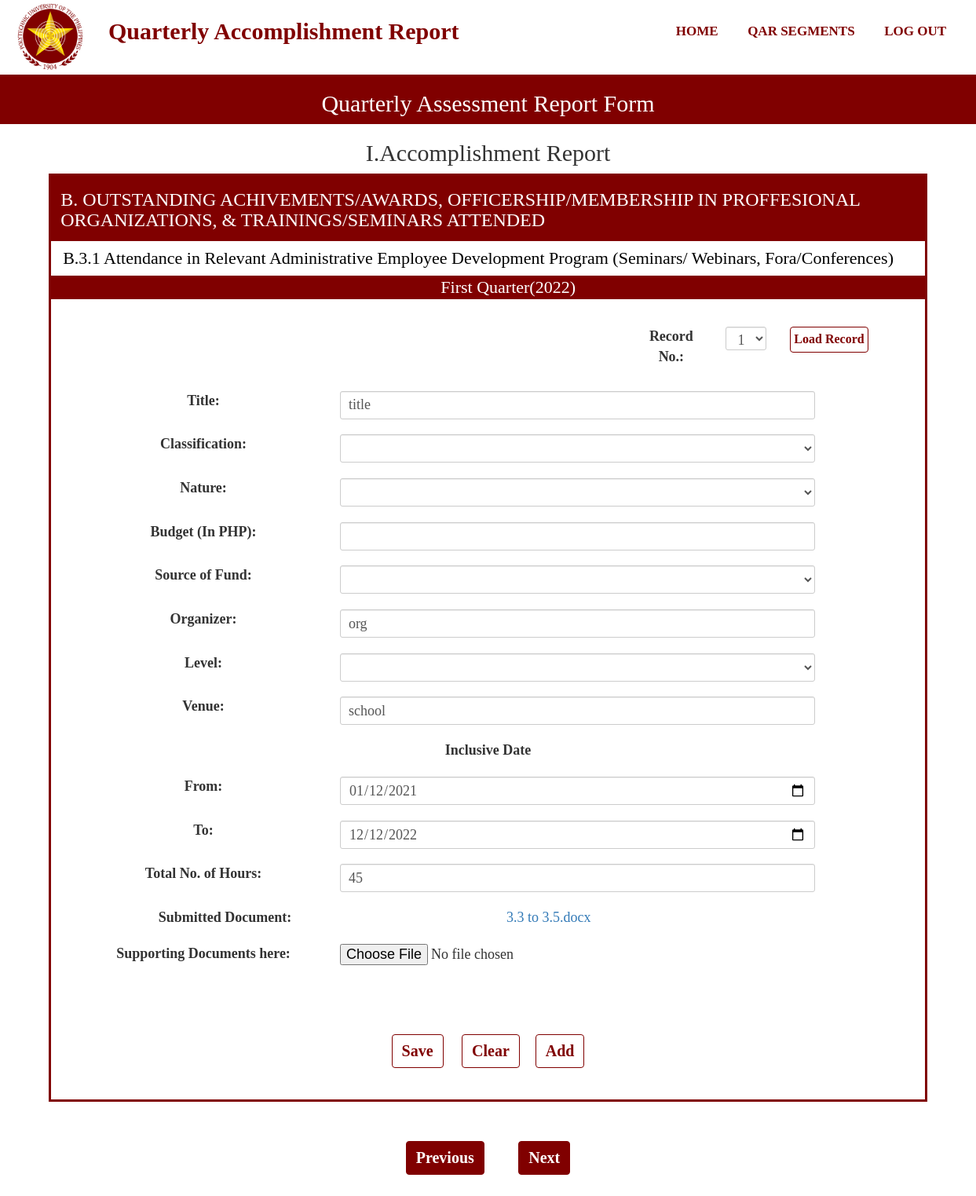
Screenshot of /OutstandingB3.php?Record=1 (signed in) with the database file from the repository.
### tables this page shows
CREATE TABLE `quarter` (
  `QuarterId` bigint(11) NOT NULL,
  `QuarterPart` varchar(50) NOT NULL,
  `QuarterStart` date NOT NULL,
  `QuarterEnd` date NOT NULL,
  `QuarterProgress` varchar(50) NOT NULL,
  `YearId` bigint(20) NOT NULL
);

CREATE TABLE `schoolyear` (
  `YearId` bigint(20) NOT NULL,
  `SchoolYear` varchar(50) NOT NULL
);

CREATE TABLE `user` (
  `UserId` bigint(20) NOT NULL,
  `UserName` varchar(50) NOT NULL,
  `UserPassword` varchar(20) NOT NULL,
  `UserLevel` varchar(20) NOT NULL,
  `RealName` varchar(50) NOT NULL,
  `College` varchar(50) NOT NULL,
  `Faculty_id` bigint(20) NOT NULL,
  `UserEmail` varchar(100) NOT NULL,
  `code` int(11) NOT NULL,
  `UserPhoto` varchar(100) NOT NULL
);

CREATE TABLE `attendancedp` (
  `AdId` bigint(20) NOT NULL,
  `SubmissionId` bigint(20) NOT NULL,
  `AdTitle` varchar(50) NOT NULL,
  `AdClass` varchar(50) NOT NULL,
  `AdNature` varchar(50) NOT NULL,
  `AdBudget` varchar(50) NOT NULL,
  `AdSource` varchar(50) NOT NULL,
  `AdOrganizer` varchar(50) NOT NULL,
  `AdLevel` varchar(50) NOT NULL,
  `AdVenue` varchar(50) NOT NULL,
  `AdDateFrom` date NOT NULL,
  `AdDateTo` date NOT NULL,
  `AdHours` varchar(50) NOT NULL,
  `AdFilename` varchar(100) NOT NULL,
  `AdTempName` varchar(100) NOT NULL,
  `RevStat` int(11) NOT NULL
);

### functions.php (called while the page is built, shortened)
<?php
function check_login($con)
{
    if(isset($_SESSION['UserId']))
    {
        $id = $_SESSION['UserId'];
        $query = "select * from user where UserId = '$id' limit 1";
        $result = mysqli_query($con,$query);
        if($result && mysqli_num_rows($result)>0)
        {
            $user_data = mysqli_fetch_assoc($result);
            return $user_data;
        }
    }
    die;
}
?>

### OutstandingB3.php (the view, shortened to what this page needs)
<?php
include("connection.php");
include("functions.php");
include("navbar.php");
$user_data = check_login($con);
$test = $user_data['UserId'];
$resul = $con->query("SELECT AdId FROM attendancedp WHERE SubmissionId = (SELECT SubmissionId FROM submission WHERE UserId = '$test' AND (SubmissionStatus = 'Ongoing' OR SubmissionStatus = 'Submitted') AND QuarterId = (SELECT QuarterId FROM quarter WHERE QuarterProgress='Ongoing')) ORDER BY AdId DESC");
$quarter = $con->query("SELECT QuarterPart FROM quarter WHERE QuarterProgress = 'Ongoing'");
$quarteryear = $con->query("SELECT SchoolYear FROM schoolyear WHERE YearId = (SELECT YearId FROM quarter WHERE QuarterProgress = 'Ongoing')");
while($qu = $quarter->fetch_assoc())
{
    $q = $qu['QuarterPart'];
}
while($quy = $quarteryear->fetch_assoc())
{
    $qy = $quy['SchoolYear'];
}
?>
<section id="inner-headline">
    <div class="container">
        <div class="row">
            <div class="col-lg-12">
                <h2 class="pageTitle">Quarterly Assessment Report Form</h2>
            </div>
        </div>
    </div>
</section>
<section id="Form-banner">
    <div class="container">
        <div class="row">
            <div class="col-lg-12">
                <h2 class="pageTitle">I.Accomplishment Report</h2>
            </div>
        </div>
    </div>
</section>
<section id="part-banner">
    <div class="container">
        <div class="row">
            <div class="col-lg-12">
                <h3 class="pageTitle">B. OUTSTANDING ACHIVEMENTS/AWARDS, OFFICERSHIP/MEMBERSHIP IN PROFFESIONAL ORGANIZATIONS, & TRAININGS/SEMINARS ATTENDED</h3>
            </div>
        </div>
    </div>
</section>
<section id="part-banner-specific">
    <div class="container">
        <div class="row">
            <div class="col-lg-12">
                <h4 class="pageTitle">B.3.1 Attendance in Relevant Administrative Employee Development Program (Seminars/ Webinars, Fora/Conferences)  </h4>
            </div>
        </div>
    </div>
</section>
<section id="part-banner">
    <div class="container">
        <div class="row">
            <div class="col-lg-12">
            <h4 style="margin:0 auto; padding:0; text-align:center;" class="pageTitle"><?php echo $q; echo "($qy)";?></h4>
            </div>
        </div>
    </div>
</section>
<div class="Form-Group1">
    <form action="" method="GET">
        <div class="form-group">
            <div class="col-md-4"style="margin:15px; float:right;">
                <label class="col-md-4 control-label" for="Status">Record No.:</label>
                <div class="col-lg-3">
                <select class="form-control input-sm" name="Record" id="Record">
                <?php
                            if($resul->num_rows == 0)
                            {
                                echo "<option value=''>1</option>";
                            }
                        ?>
                    </select>
                </div>
                <div class="col-lg-2">
                    <button class="btn btn-primary" style="padding:4px; font-size:16px; margin:0 auto;" type="load" onclick="return confirm('Do you want to load this record?');">Load Record</button>
                </div>
            </div>
        </div>
    </form>
    <form name="actorInsert" onSubmit="return ValidateActInsert()" action="Insert/AttendanceDpInsert.php" method="POST" enctype="multipart/form-data">
        <?php
            $atitle = null;
            $classification = null;
            $nature = null;
            $budget = null;
            $source = null;
            $organizer = null;
            $level = null;
            $venue = null;
            $datefrom = null;
            $dateto = null;
            $hours = null;
            $file = null;
            if(isset($_GET['Record']))
            {
                $stat = ("UPDATE addstat SET stat = 0 WHERE id = 1");
                mysqli_query($con,$stat);
                $record = $_GET['Record'];
            }
            $query = "SELECT * FROM attendancedp WHERE AdId = '$record'";
            $query_run = mysqli_query($con,$query);
            if(mysqli_num_rows($query_run)>0)
            {
                foreach($query_run as $row)
                {
                    $atitle = $row['AdTitle'];
                    $classification = $row['AdClass'];
                    $nature = $row['AdNature'];
                    $budget = $row['AdBudget'];
                    $source = $row['AdSource'];
                    $organizer = $row['AdOrganizer'];
                    $level = $row['AdLevel'];
                    $venue = $row['AdVenue'];
                    $datefrom = $row['AdDateFrom'];
                    $dateto = $row['AdDateTo'];
                    $hours = $row['AdHours'];
                    $file = $row['AdTempName'];
                    $original = $row['AdFilename'];
                }
            }
        ?>
        <div class="form-group">
            <div class="col-md-11">
                <label class="col-md-4 control-label" for="FNAME">Title:</label>
                <div class="col-md-8">
                    <input name="title" class="form-control input-sm" placeholder="" type="text" value="<?php echo $atitle; ?>"  onkeyup="javascript:capitalize(this.id, this.value);" autocomplete="off" minlength="3" maxlength="80" required>
                </div>
            </div>
        </div>
        <div class="form-group">
            <div class="col-md-11">
                <label class="col-md-4 control-label" for="FNAME">Classification:</label>
                <div class="col-md-8">
                    <select class="form-control input-sm" name="classification" id="Classificationeditable" value="<?php echo $classification; ?>" minlength="3" maxlength="80" required>
                        <option value=""></option>
                        <option value="Seminar/Webinar" >Seminar/Webinar</option>
                    </select>
                </div>
            </div>
        </div>
        <div class="form-group">
            <div class="col-md-11">
                <label class="col-md-4 control-label" for="FNAME">Nature:</label>
                <div class="col-md-8">
                    <select class="form-control input-sm" name="nature" id="Natureeditable" value="<?php echo $nature; ?>" minlength="3" maxlength="80" required>
                        <option value=""></option>
                        <option value="GAD Related" >GAD Related</option>
                    </select>
                </div>
            </div>
        </div>
        <div class="form-group">
            <div class="col-md-11">
                <label class="col-md-4 control-label" for="FNAME">Budget (In PHP):</label>
                <div class="col-md-8">
                    <input name="budget" class="form-control input-sm" placeholder="" type="number" step="0.01" value="<?php echo $budget; ?>" onkeyup="javascript:capitalize(this.id, this.value);" autocomplete="off" required>
                </div>
            </div>
        </div>
        <div class="form-group">
            <div class="col-md-11">
                <label class="col-md-4 control-label" for="FNAME">Source of Fund:</label>
                <div class="col-md-8">
                    <select class="form-control input-sm" name="source" id="Sourceeditable" value="<?php echo $source; ?>" minlength="3" maxlength="80" required>
                        <option value=""></option>
                        <option value="University" >University Funded</option>
                    </select>
                </div>
            </div>
        </div>
        <div class="form-group">
            <div class="col-md-11">
                <label class="col-md-4 control-label" for="FNAME">Organizer:</label>
                <div class="col-md-8">
                    <input name="organizer" class="form-control input-sm" placeholder="" type="text" value="<?php echo $organizer; ?>" onkeyup="javascript:capitalize(this.id, this.value);" minlength="3" maxlength="80" autocomplete="off">
                </div>
            </div>
        </div>
        <div class="form-group">
            <div class="col-md-11"style="margin-bottom:15px;">
                <label class="col-md-4 control-label" for="Status">Level:</label>
                <div class="col-md-8">
                    <select class="form-control input-sm" name="level" id="Leveleditable" value="<?php echo $level; ?>" minlength="3" maxlength="80" required>
                        <option value=""></option>
                        <option value="International" >International</option>
                    </select>
                </div>
            </div>
        </div>
        <div class="form-group">
            <div class="col-md-11">
                <label class="col-md-4 control-label" for="FNAME">Venue:</label>
                <div class="col-md-8">
                    <input name="venue" class="form-control input-sm" placeholder="" type="text" value="<?php echo $venue; ?>" minlength="3" maxlength="80" onkeyup="javascript:capitalize(this.id, this.value);" autocomplete="off" required>
                </div>
            </div>
        </div>
        <div class= "col-md-12">
            <label>Inclusive Date</label>
        </div>
        <div class="form-group">
            <div class="rows">
                <div class="col-md-11">
                    <label class="col-md-4 control-label" for="FNAME">From:</label>
                    <div class="col-md-8">
                        <input name="datefrom" class="form-control input-sm" placeholder="" type="date" value="<?php echo $datefrom;?>" onkeyup="javascript:capitalize(this.id, this.value);" autocomplete="off" required>
                    </div>
                </div>
            </div>
        </div>
        <div class="form-group">
            <div class="rows">
                <div class="col-md-11">
                    <label class="col-md-4 control-label" for="FNAME">To:</label>
                    <div class="col-md-8">
                        <input name="dateto" class="form-control input-sm" placeholder="" type="date" value="<?php echo $dateto;?>"  onkeyup="javascript:capitalize(this.id, this.value);" autocomplete="off" required>
                    </div>
                </div>
            </div>
        </div>
        <div class="form-group">
            <div class="col-md-11">
                <label class="col-md-4 control-label" for="FNAME">Total No. of Hours:</label>
                <div class="col-md-8">
                    <input name="hours" class="form-control input-sm" placeholder="" type="text" value="<?php echo $hours; ?>" onkeyup="javascript:capitalize(this.id, this.value);" autocomplete="off" required>
                </div>
            </div>
        </div>
        <?php
            if(mysqli_num_rows($query_run)>0)
            {
                $download = 'uploads/'.$file;
                echo "<div class='col-md-11'><label class='col-md-5'>Submitted Document:</label> <a class='col-md-5' href= '".$download."' download>".$original."</a></div>
                <div class='panel-body'>
                    <div class='col-md-11'>
                        <label class='col-md-4'>Supporting Documents here:</label>
                        <input class = 'col-md-7' name='file' type='file' value=''>
                    </div>
                </div>
                ";
            }
        ?>
        <div class="Button-group">
            <button class="btn btn-primary" name="submit" value="submit" type="submit" style="font-weight: bold;" onclick="return confirm('Save submission for this segment?');">Save</span></button>
            <?php
                if(mysqli_num_rows($query_run)>0)
                {
                    echo '<button class="btn btn-primary" name="reseter" value="reseter" type="reseter" style="font-weight: bold;" onclick="return confirm(\'This will Delete The Record. Proceed?\');">Clear</span></button>';
                    echo '<button class="btn btn-primary" name="add" value="add" type="add" style="font-weight: bold;" onclick="return confirm(\'Add Another Record?\');">Add</span></button>';
                }
                else
                {
                    echo '<button class="btn btn-primary" name="reset" value="reset" type="reset" style="font-weight: bold;" onclick="return confirm(\'Are you sure?\');">Clear</span></button>';
                }
            ?>
        </div>
    </form>
</div>
<div class="Button-group">
    <div class="border border-light p-3 mb-4">
        <button id="backbtn" class="btn btn-primarys" name="submit" type="submit" style="font-weight: bold;">Previous</span></button>
        <button id="skipbtn" class="btn btn-primarys" name="submit" type="submit" style="font-weight: bold;">Next</span></button>
    </div>
</div>

### style.css (style rules this page uses)
* { padding: 0; margin: 0; text-decoration: none; list-style: none; box-sizing: border-box; }
body { font-family:montseratt; }
#inner-headline { background:#800000; background-size: cover; background-repeat: no-repeat; position: relative; margin: 0;padding: 0; font-family:montseratt; }
#inner-headline h2.pageTitle { color: white; display:block; text-transform: capitalize; text-align: center; }
#Form-banner { text-align: center; margin: 0; padding: 0; font-family:montseratt; }
#part-banner { padding: 0; font-family:montseratt; margin: 0; background-color: #800000; width: 90%; margin: auto; color: white; }
#part-banner-specific { padding: 0; font-family:montseratt; margin: 0; background-color:white; width: 90%; margin: auto; color:black; border-color: #800000; border-style: solid; }
.col-lg-12 h4 { font-size: 22px; }
.Button-group { margin:0 auto; padding: 30px; text-align: center; }
.btn-primary { margin: 20px; font-size: 20px; font-weight: bold; color:#800000; background-color:white; border-color:#800000; }
.btn-primarys { margin: 20px; font-size: 20px; font-weight: bold; background-color:#800000; border-color:#800000; color:white; }
.form-group { margin:0 auto; text-align: center; padding: 20px; font-size: 16px; }
.panel-body { margin:0 auto; text-align: center; padding: 20px; font-size: 16px; }
.btn-primary { margin: 10px; font-size: 20px; font-weight: bold; color:#800000; background-color:white; border-color:#800000; }
.col-md-11 { margin-bottom: 15px; font-size: 18px; }
.col-md-11 select { height: 36px; font-size: 18px; }
.col-md-12 { font-size: 18px; margin-bottom: 15px; }
.col-md-8 input { height: 36px; font-size: 18px; }
.panel-body { font-size: 18px; }
.col-md-4 { margin-bottom: 15px; }
.col-md-4 select { height: 30px; font-size: 18px; }
.col-md-4 label { font-size: 18px; }
.form-control { height: 30px; font-size: 18px; }
.Form-Group1 { width: 90%; text-align: center; margin: auto; padding: 0; border-color: #800000; border-style: solid; height: auto; }

### rows the page displays
quarter: QuarterPart "First Quarter"
schoolyear: SchoolYear "2022"
attendancedp: title "title", organizer "org", venue "school", datefrom "01/12/2021", dateto "12/12/2022", hours "45", AdFilename "3.3 to 3.5.docx"
